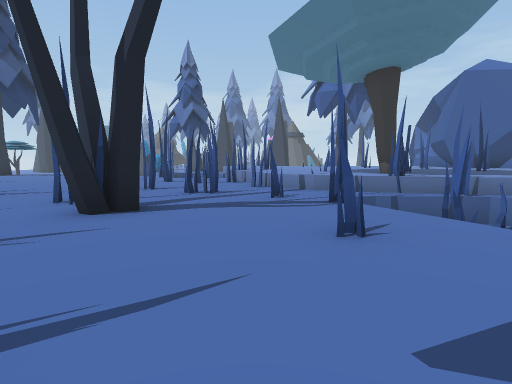
view 1 (above)

17 first-person views from a walk through a 3-D level made in the Unity game engine. The camera is 1.4 m above the floor, tilts 6° down and sees 80° across. The floor is counted in squares, 2 m on a side. Each view is taken from the middle of a square. On the plan, view 1 faces up. The plan holds only what a view shows up to about 10 squares ahead; the rest is blank. The place goes on beyond the plan. Some surface patterns are stand-ins.

view 2
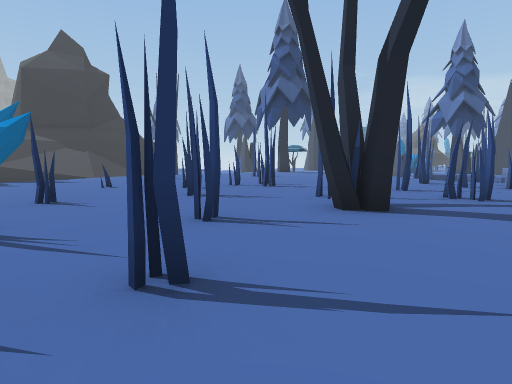

view 3
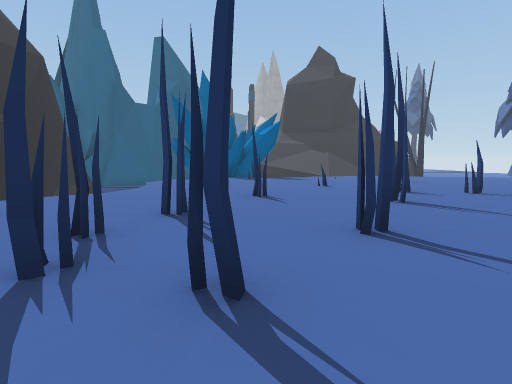

view 4
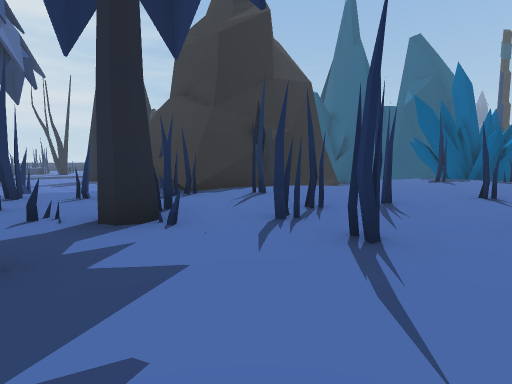

view 5
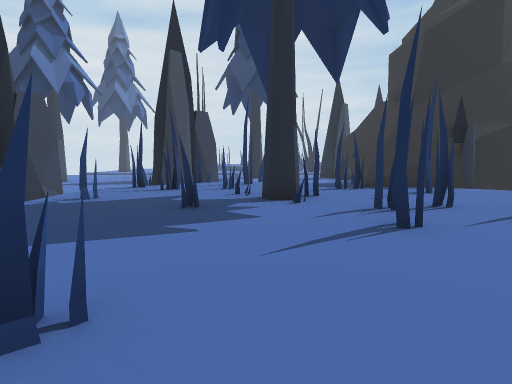

view 6
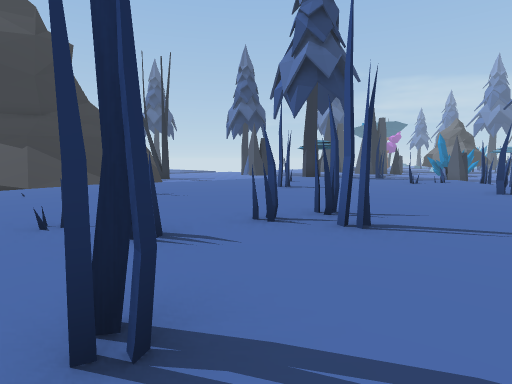

view 7
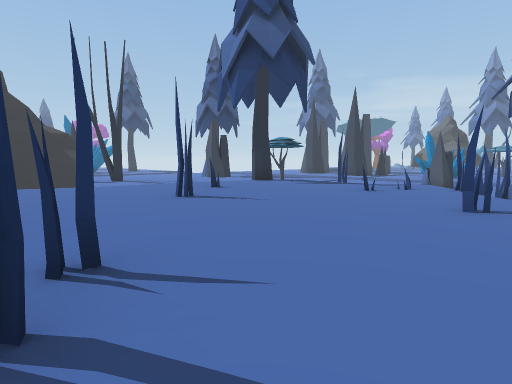

view 8
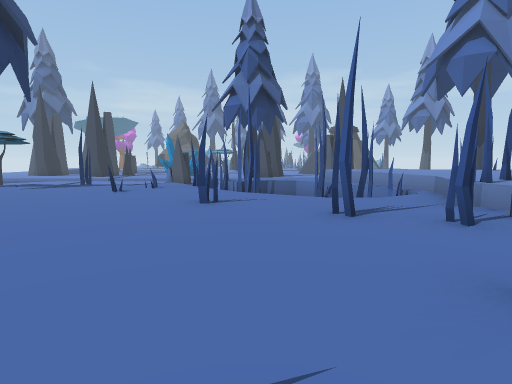

view 9
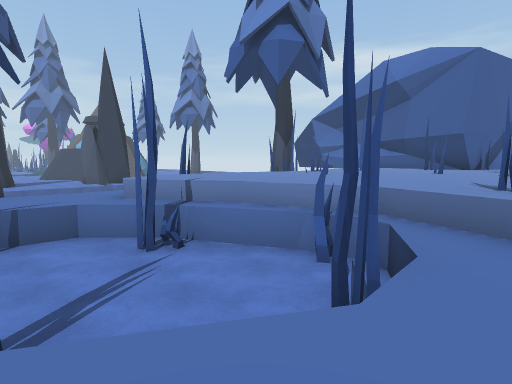

view 10
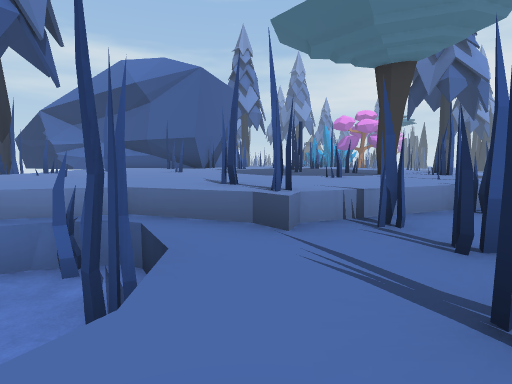

view 11
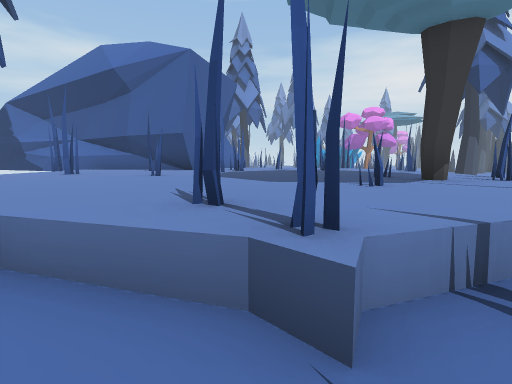

view 12
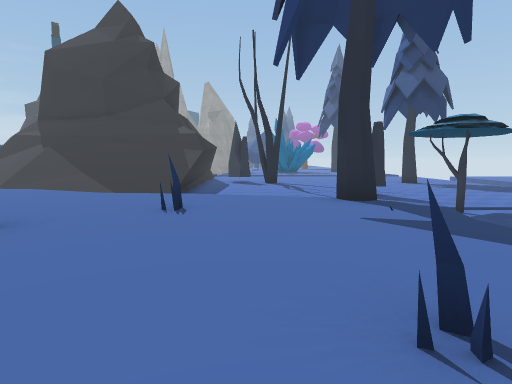

view 13
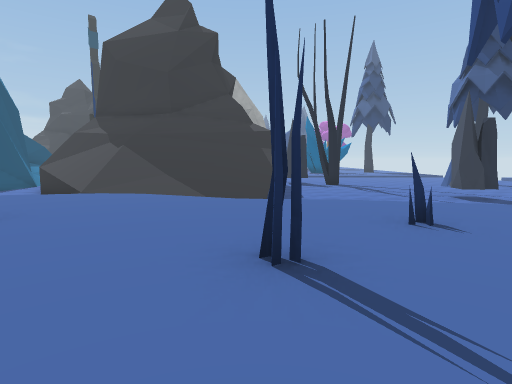

view 14
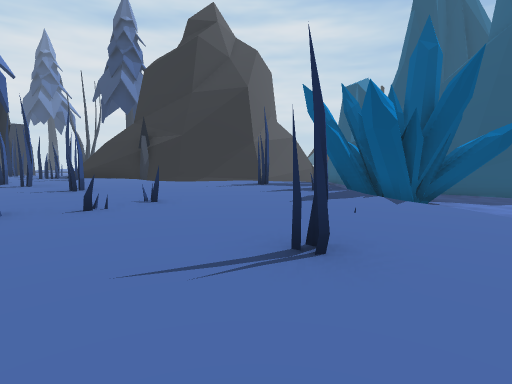

view 15
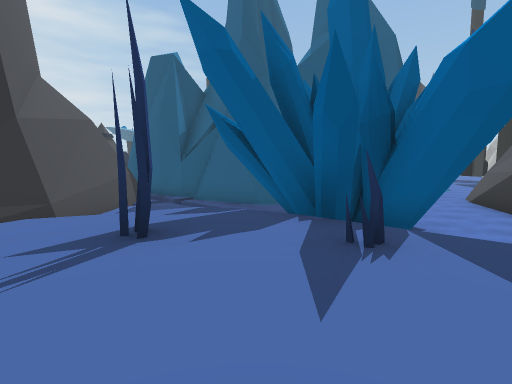

view 16
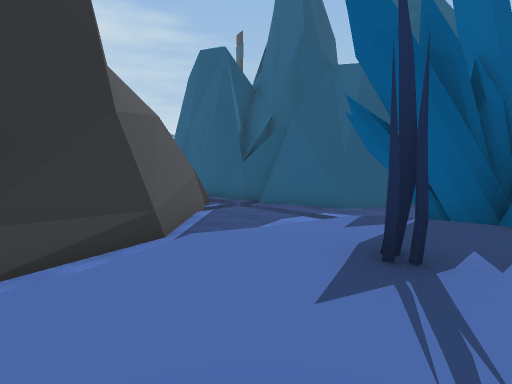

view 17
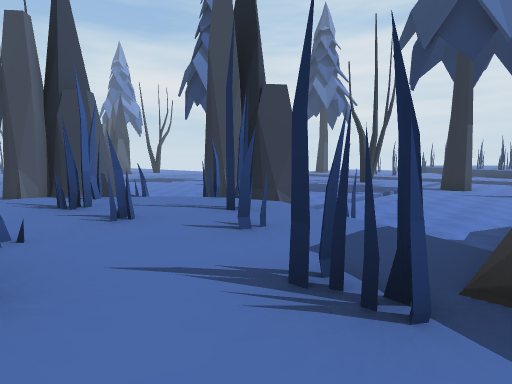

### Floor plan
Key: @ floor where view 1 was taken; # wall or solid block; x gap in a wall; . floor; = window, fence, low wall or low ledge; ^ raised ledge; v drop or lower ground; T tree.
Columns run from 16 left of view 1 to 6 right of it. Each row starts with its distance up from view 1.
 18 vvvv         #vvv=  vT
 17 vvvTv      v ..^^^^^^^^
 16 vv     v   vvvv^^^^^^^^
 15 v    vvvv.vvvvv^^^^^^^^
 14 v   TT...=vvvvvv^^^^^^^
 13 v   v.......vvvv^^^^^^^
 12 v   v........vvv^^^^^^^
 11 v   ..#....#...=^^^^^^^
 10     .........#.#^^^^^^^
  9 v   ...#......#.^^^^^^^
  8 vv v............#^^T^^^
  7 vv ...........x##^^^^^^
  6 vv ...#...#....###vv^^
  5 vv ..........#...#v v
  4 vv v....=.....T...vv
  3 v  v.......#.....#.v
  2  v  .........#.....
  1 vv##.=....#.........
  0 v####.......#...@...
 -1 v###v.#......#.T....v
 -2 vv #vv..vv.....#....v
 -3 vvv       v.###..##.v v
 -4 ##vvvvvv########## v  #
 -5 ##vvv####    #v=# vv  #
 -6  #vv##       # vvvv

Where each view was taken, in squares from view 1:
view 1: 0 up, 0 right, facing up
view 2: 0 up, 0 right, facing up-left
view 3: 1 up, 0 right, facing left
view 4: 2 up, 1 right, facing down-left
view 5: 4 up, 0 right, facing down
view 6: 3 up, 4 left, facing up-left
view 7: 6 up, 4 left, facing up-left
view 8: 6 up, 4 left, facing up
view 9: 11 up, 4 left, facing up-right
view 10: 11 up, 4 left, facing right
view 11: 11 up, 2 left, facing right
view 12: 12 up, 6 left, facing left
view 13: 9 up, 7 left, facing left
view 14: 8 up, 10 left, facing down
view 15: 2 up, 9 left, facing down-left
view 16: 0 up, 8 left, facing down-left
view 17: 2 down, 3 left, facing down-right
